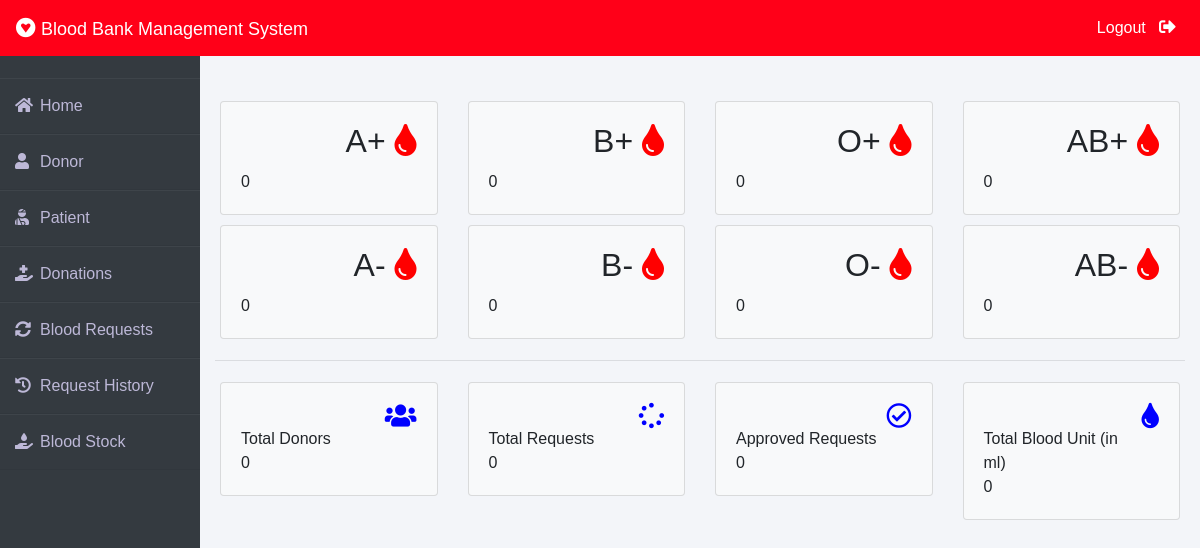
Before: /admin-dashboard (signed in) with the older database file.
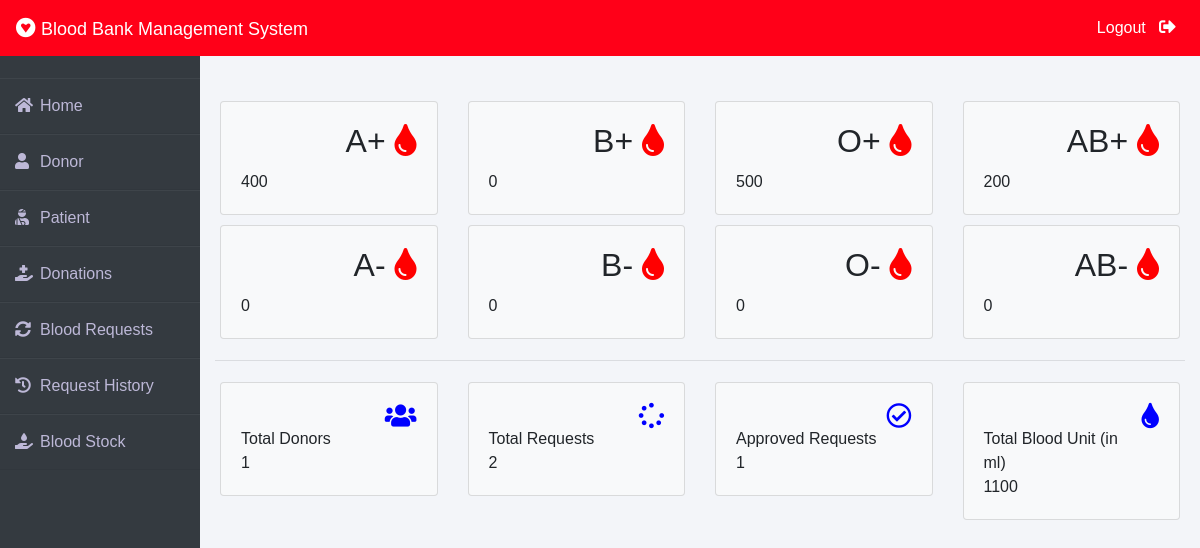
After: the same page with the newer database file.
### blood/models.py (models this page shows, shortened)
class Stock(models.Model):
    bloodgroup=models.CharField(max_length=10)
    unit=models.PositiveIntegerField(default=0)

### blood/views.py (the view)
# urls.py: path('admin-dashboard', views.admin_dashboard_view,name='admin-dashboard'),
@login_required(login_url='adminlogin')
def admin_dashboard_view(request):
    totalunit=models.Stock.objects.aggregate(Sum('unit'))
    dict={
        'A1':models.Stock.objects.get(bloodgroup="A+"),
        'A2':models.Stock.objects.get(bloodgroup="A-"),
        'B1':models.Stock.objects.get(bloodgroup="B+"),
        'B2':models.Stock.objects.get(bloodgroup="B-"),
        'AB1':models.Stock.objects.get(bloodgroup="AB+"),
        'AB2':models.Stock.objects.get(bloodgroup="AB-"),
        'O1':models.Stock.objects.get(bloodgroup="O+"),
        'O2':models.Stock.objects.get(bloodgroup="O-"),
        'totaldonors':dmodels.Donor.objects.all().count(),
        'totalbloodunit':totalunit['unit__sum'],
        'totalrequest':models.BloodRequest.objects.all().count(),
        'totalapprovedrequest':models.BloodRequest.objects.all().filter(status='Approved').count()
    }
    return render(request,'blood/admin_dashboard.html',context=dict)

### templates/blood/admin_dashboard.html (shortened to what the changed rows need)
{% extends 'blood/adminbase.html' %}
{% block content %}
<br><br>
<div class="container">
    <div class="row">
        <div class="col-sm-3">
          <div class="card bg-light">
            <div class="card-body">
                <div class="blood">
                    <h2>A+ <i class="fas fa-tint"></i></h2>
                </div><br><br>
                <div>
                    {{A1.unit}}
                </div>
            </div>
          </div>
        </div>
        <div class="col-sm-3">
            <div class="card bg-light">
                <div class="card-body">
                    <div class="blood">
                        <h2>B+ <i class="fas fa-tint"></i></h2>
                    </div><br><br>
                </div>
              </div>
        </div>
        <div class="col-sm-3">
            <div class="card bg-light">
                <div class="card-body">
                    <div class="blood">
                        <h2>O+ <i class="fas fa-tint"></i></h2>
                    </div><br><br>
                    <div>
                      {{O1.unit}}
                    </div>
                </div>
              </div>
          </div>
          <div class="col-sm-3">
            <div class="card bg-light">
                <div class="card-body">
                    <div class="blood">
                        <h2>AB+ <i class="fas fa-tint"></i></h2>
                    </div><br><br>
                    <div>
                      {{AB1.unit}}
                    </div>
                </div>
              </div>
          </div>
      </div>
      <div class="row">
        <div class="col-sm-3">
          <div class="card bg-light">
            <div class="card-body">
                <div class="blood">
                    <h2>A- <i class="fas fa-tint"></i></h2>
                </div><br><br>
            </div>
          </div>
        </div>
        <div class="col-sm-3">
            <div class="card bg-light">
                <div class="card-body">
                    <div class="blood">
                        <h2>B- <i class="fas fa-tint"></i></h2>
                    </div><br><br>
                </div>
              </div>
        </div>
        <div class="col-sm-3">
            <div class="card bg-light">
                <div class="card-body">
                    <div class="blood">
                        <h2>O- <i class="fas fa-tint"></i></h2>
                    </div><br><br>
                </div>
              </div>
          </div>
          <div class="col-sm-3">
            <div class="card bg-light">
                <div class="card-body">
                    <div class="blood">
                        <h2>AB- <i class="fas fa-tint"></i></h2>
                    </div><br><br>
                </div>
              </div>
          </div>
      </div>
    <div class="row">
      <div class="col-sm-3">
        <div class="card bg-light">
          <div class="card-body">
              <div class="blood">
                  <i class="fas fa-users"></i>
              </div><br>
              <div>
                  Total Donors <br>
                  {{totaldonors}}
              </div>
          </div>
        </div>
      </div>
      <div class="col-sm-3">
          <div class="card bg-light">
              <div class="card-body">
                  <div class="blood">
                      <i class="fas fa-spinner"></i>
                  </div><br>
                  <div>
                      Total Requests <br>
                     {{totalrequest}}
                  </div>
              </div>
            </div>
      </div>
      <div class="col-sm-3">
          <div class="card bg-light">
              <div class="card-body">
                  <div class="blood">
                      <i class="far fa-check-circle"></i>
                  </div><br>
                  <div>
                      Approved Requests <br>
                      {{totalapprovedrequest}}
                  </div>
              </div>
            </div>
        </div>
        <div class="col-sm-3">
          <div class="card bg-light">
              <div class="card-body">
                  <div class="blood">
                      <i class="fas fa-tint xyz"></i>
                  </div><br>
                  <div>
                      Total Blood Unit (in ml) <br>
                      {{totalbloodunit}}
                  </div>
              </div>
            </div>
        </div>
    </div>
</div>
{% endblock content %}

Changed rows visible on the page:
changed Stock (number 1 of 8 on the later page): unit "0" → "400"
changed Stock (number 3 of 8 on the later page): unit "0" → "500"
changed Stock (number 4 of 8 on the later page): unit "0" → "200"
Other visible differences:
{{ totaldonors }}: "0" → "1"
{{ totalrequest }}: "0" → "2"
{{ totalapprovedrequest }}: "0" → "1"
{{ totalbloodunit }}: "0" → "1100"
